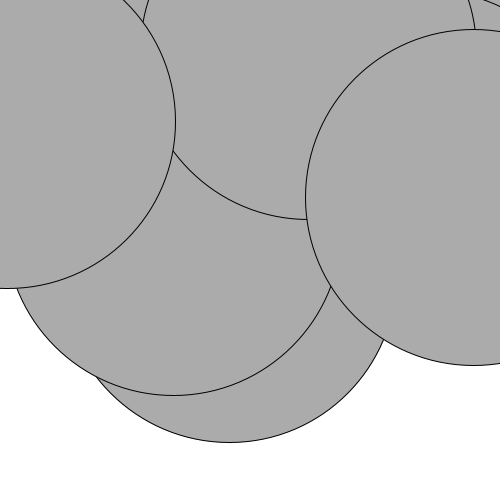
Frame 1 (no input)
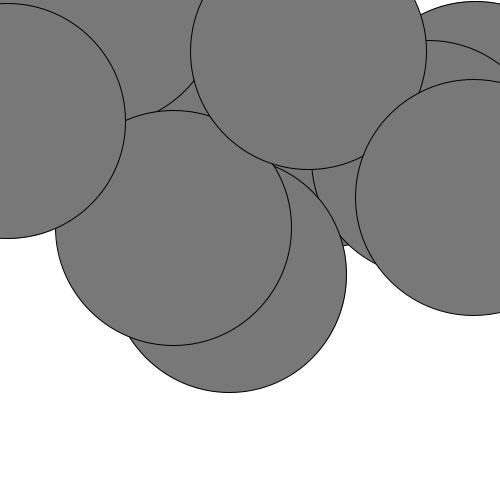
Frame 60 (the mouse pressed at the canvas centre just before this capture)
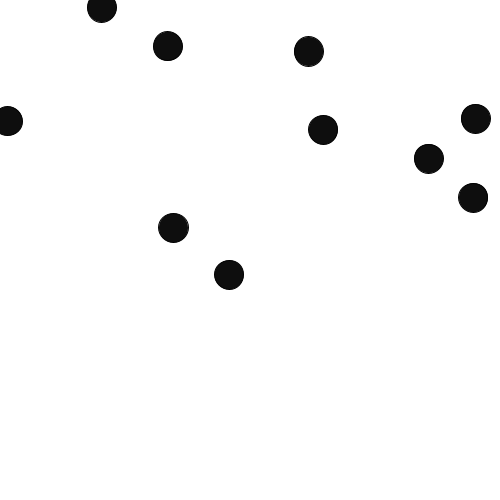
Frame 120 (the mouse held since frame 60 and released just before this capture)

The Processing sketch that drew these frames (run headless with seeded random() and noise(); from frame 60 on, the mouse is pressed at the canvas centre):

// Processing sketch: circlesSin
// ── circlesSin.pde
Circles[] circles;
int numCircles = 10;
float time;

void setup() {
  size(500, 500);
  circles = new Circles[numCircles];
  for (int i = 0; i < numCircles; i++) {
    circles[i] = new Circles(random(width), random(height));
  }
}

void draw() {
  background(255);
  time = float(millis())/500;
  for (Circles circle : circles) {
    circle.move(time);
    circle.display();
  }
}

class Circles {
  float times;
  float mapeo;
  float mapeoColor;
  float x;
  float y;

  Circles(float x_, float y_) {
    x = x_;
    y = y_;
  }

  void move(float times_) {
    times = times_;
    mapeo = map(sin(times), -1, 1, 0, width);
    mapeoColor = map(sin(times), -1, 1, 0, 255);
  }

  void display() {
    fill(mapeoColor);
    ellipse(x, y, mapeo, mapeo);
  }
}
